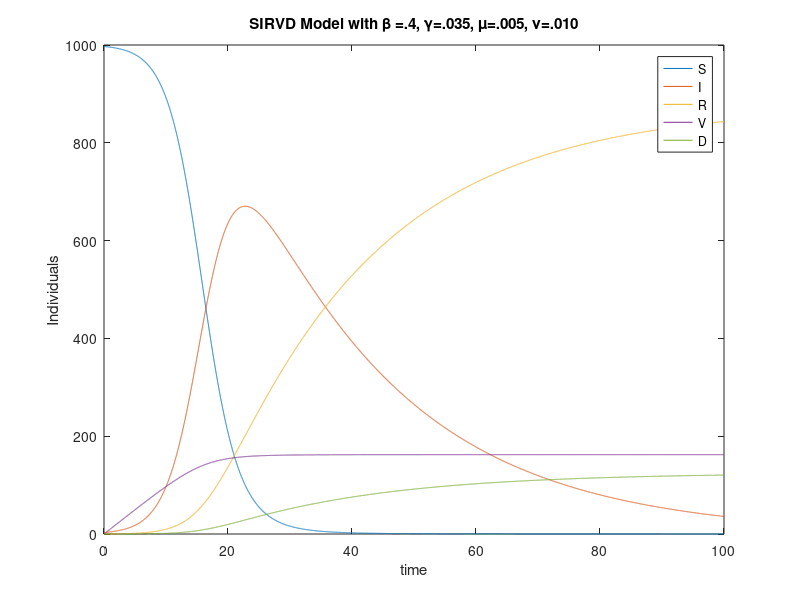

Here is the MATLAB script that generated this plot:
%{
This script solves the SIRD model using Euler's method.

The system of DEs is:
dS/dt=-B*I*S/N
dI/dt=B*I*S/N-GI-MI
dR/dt=GI
dV/dt=US
dD/dt=MI

S is susceptible
I is infected
R is recovered (or removed)
V is vaccinated
D is dead
N is total population

At any time, S+I+R+V+D=N
and dS/dt+dI/dt+dR/dt+dV/dt+dD/dt=0

%}

clear;
N=1000; % Population size
h=.01; % Step size

I(1)=3; % initial infected
S(1)=N-I(1); % initial susceptible
D(1)=0; % intial dead
V(1)=0; % initial vaccinated
R(1)=0; % intial recovered

B=.4; % this is beta, 
G=.035; % this is gamma
M=.005; % this is mu
U=.010; % this is nu

n=10000; % number of t-values
t_max=h*n; % adjust n and h to adjust t_max

t=0:h:t_max;

for i=1:n
    S(i+1)=S(i)+h*(-1*B*I(i)*S(i))/N;
    I(i+1)=I(i)+h*((B*I(i)*S(i))/N-(G+M)*I(i));
    R(i+1)=R(i)+h*G*I(i);
    V(i+1)=V(i)+h*U*S(i);
    D(i+1)=D(i)+h*M*I(i);
end

plot(t,S,t,I,t,R,t,V,t,D)
legend('S','I','R','V','D');
xlabel('time');
ylabel('Individuals');
title('SIRVD Model with \beta =.4, \gamma=.035, \mu=.005, \nu=.010');
